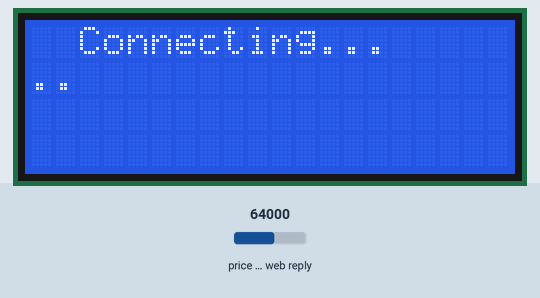
Recording of a sketch running on a simulated ESP8266 (NodeMCU). On the bench: 20×4 character LCD. Inputs (shaded band) come from the test bench; at power-on: price in the web reply 64000. WiFi joins after 1.5 s; servers stay silent unless stated; uploads are accepted with an empty reply; web services answer with replies made up by the test bench; what the sketch prints to the serial monitor is not drawn.

Above: at 1.1 s.
At 1.7 s:
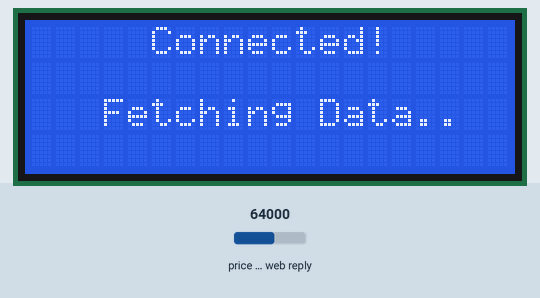
At 2.1 s:
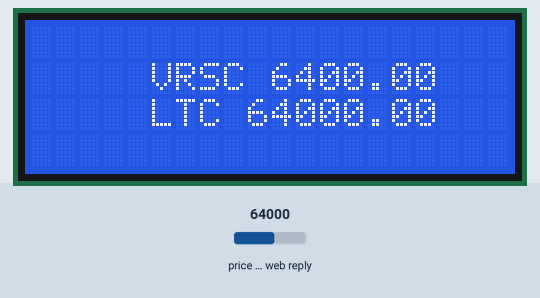
At 7.7 s:
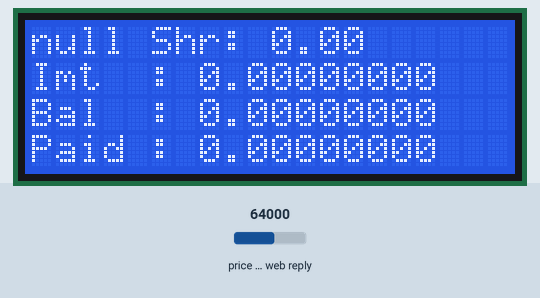

Measured:
- what the display in image 0 shows lasts 0.6 s, from 1.1 s to 1.7 s
- what the display in image 1 shows lasts 0.4 s, from 1.7 s to 2.1 s
- what the display in image 2 shows lasts 5.6 s, from 2.1 s to 7.7 s

The sketch:

rigStat_2004_i2c_LCD.ino
```cpp
#include <Wire.h>
#include <LiquidCrystal_I2C.h>
#include <ESP8266WiFi.h>
#include <WiFiClientSecure.h>
#include <ArduinoJson.h> // Version 5

const char* ssid = "Arduino Wifi";
const char* password = "xxxxxxxx";
const char* url = "https://luckpool.net/verus/miner/RDLQZKbHMjSkhyQUG6u1AD5D8Lhqn6DmzB";
const char* crypto = "https://api.coingecko.com/api/v3/simple/price?ids=litecoin,verus-coin&vs_currencies=usd";
//const char fingerprint[] PROGMEM = "2c ec 15 a1 14 bd 14 78 a8 63 4d 7d 23 c3 7e 6b 38 87 05 ae";

LiquidCrystal_I2C lcd(0x27, 20, 4);
WiFiClientSecure client;
String result,price;
int cursorPosition=0;

void setup() {
  lcd.begin();
  lcd.backlight();
  Serial.begin(9600);
  WiFi.begin(ssid, password);
  lcd.print("  Connecting...");
  Serial.println("Connecting...");

  while (WiFi.status() != WL_CONNECTED){
    delay(500);lcd.setCursor(cursorPosition,1);
    lcd.print(".");
    cursorPosition++;
    Serial.print('>');
    }
  lcd.clear();
  lcd.print("     Connected!");
  lcd.setCursor(0,2);
  lcd.print("   Fetching Data..");
  Serial.println();
  Serial.println("WiFi connected!");
  Serial.println("IP address: ");
  Serial.println(WiFi.localIP());
  Serial.println("------------------------------------------------");

  //client.setFingerprint(fingerprint);
  client.setInsecure();
}

void fetchRig() {

  Serial.println("2 min Updates from luckpool.net...");
  if (client.connect("luckpool.net", 443)) {

      client.print(String("GET ") + url + " HTTP/1.1\r\n" +
                 "Host: luckpool.net\r\n" + "User-Agent: ArduinoWiFi/1.1\r\n"+
                 "Connection: close\r\n\r\n");}

     else {Serial.println("connection failed");lcd.setCursor(0,2);lcd.print("   luckpool.net!");Serial.println();}

    while(client.connected() && !client.available()) delay(1);
    while (client.connected() || client.available())
    {char c = client.read(); result = result+c;}

    client.stop();
    String jsonData = extractRIG(result);
    //Serial.println(jsonData);
    Serial.println();

    char jsonArray [jsonData.length()+1];
    jsonData.toCharArray(jsonArray,sizeof(jsonArray));
    jsonArray[jsonData.length() + 1] = '\0';

  StaticJsonBuffer<1024> json_buf;
  JsonObject &root = json_buf.parseObject(jsonArray);
  if (!root.success())
  {Serial.println(" ...Rig parse failed!");}

    String Hash  = root["hashrateString"];
    float Share = root["shares"];
    float Immature = root["immature"];
    float Unpaid = root["balance"];
    float Paid = root["paid"];
    Serial.println("====================================================================================");
    Serial.println("KomodoWalletRig: RDLQZKbHMjSkhyQUG6u1AD5D8Lhqn6DmzB");
    Serial.print  ("Hash: " + Hash);
    Serial.print  ("  Share: " + String(Share,2));
    Serial.print  ("  Immature: " + String(Immature,4));
    Serial.print  ("  Unpaid: "   + String(Unpaid,4));
    Serial.println("  Paid: "     + String(Paid,4));
    Serial.println("====================================================================================");
    lcd.clear();
    lcd.setCursor(0,0);
    lcd.print(Hash);
    lcd.print(" Shr: "+ String(Share,2));
    lcd.setCursor(0,1);
    lcd.print("Imt  : " + String(Immature,8));
    lcd.setCursor(0,2);
    lcd.print("Bal  : "  + String(Unpaid,8));
    lcd.setCursor(0,3);
    lcd.print("Paid : " + String(Paid,8));
    result="";jsonData ="";
   delay(1000);
  }

void fetchPrice(){

  //Serial.println();
  //Serial.println("Connecting to coingecko.com...");

  if (client.connect("api.coingecko.com", 443)) {

      client.print(String("GET ") + crypto +  " HTTP/1.1\r\n" +
                  "Host: api.coingecko.com\r\n" + "User-Agent: ArduinoWiFi/1.1\r\n"+
                  "Connection: close\r\n\r\n");}

                   else {Serial.println("connection failed"); Serial.println();}

    while(client.connected() && !client.available()) delay(1);
    while (client.connected() || client.available())
    {char d = client.read(); price = price+d;}

    client.stop();
    String jsonPrice = extractPrice(price);
    //Serial.println(price);

    char jsonArray2 [jsonPrice.length()+1];
    jsonPrice.toCharArray(jsonArray2,sizeof(jsonArray2));
    jsonArray2[jsonPrice.length() + 1] = '\0';

  StaticJsonBuffer<500> json_buf2;
  JsonObject &root = json_buf2.parseObject(jsonArray2);
  if (!root.success())
  {Serial.println("...parse price failed!");Serial.println();}

      float litecoinPrice = root["litecoin"]["usd"];
      float verusPrice = root["verus-coin"]["usd"];

      Serial.println("coingecko.com");
      Serial.print("VRSC " + String(verusPrice,2));
      Serial.println("    LTC " + String(litecoinPrice,2));
      Serial.println("====================================================================================");
      lcd.clear();
      lcd.setCursor(0,1);
      lcd.print("     VRSC " + String(verusPrice,2));
      lcd.setCursor(0,2);
      lcd.print("     LTC " + String(litecoinPrice,2));
      price="";jsonPrice="";
      Serial.println();
      delay(5000);
}

String extractRIG(const String& result) {

  int jsonStart = result.indexOf('{');
      if (jsonStart != -1) { return result.substring(jsonStart); }
      return "";
}

String extractPrice(const String& price) {

  int jsonStart = price.indexOf('{');
      if (jsonStart != -1) {return price.substring(jsonStart); }
  return ""; // Return empty string if no JSON found
}

void loop() {fetchPrice();fetchRig();delay(60000);}

// -EOF-
```
